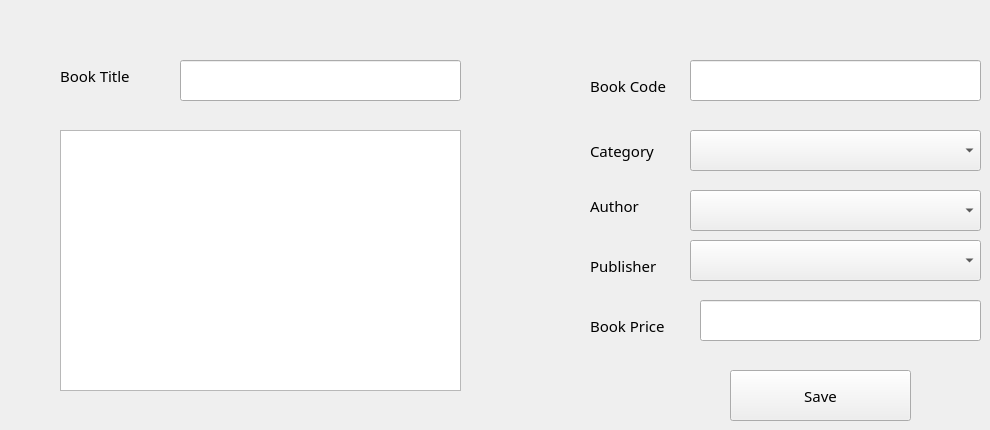
      <widget class="QWidget" name="tab_5">
       <attribute name="title">
        <string>Add New Book</string>
       </attribute>
       <widget class="QLineEdit" name="lineEdit_2">
        <property name="geometry">
         <rect>
          <x>180</x>
          <y>60</y>
          <width>281</width>
          <height>41</height>
         </rect>
        </property>
       </widget>
       <widget class="QLineEdit" name="lineEdit_3">
        <property name="geometry">
         <rect>
          <x>690</x>
          <y>60</y>
          <width>291</width>
          <height>41</height>
         </rect>
        </property>
       </widget>
       <widget class="QComboBox" name="comboBox_3">
        <property name="geometry">
         <rect>
          <x>690</x>
          <y>130</y>
          <width>291</width>
          <height>41</height>
         </rect>
        </property>
       </widget>
       <widget class="QComboBox" name="comboBox_4">
        <property name="geometry">
         <rect>
          <x>690</x>
          <y>190</y>
          <width>291</width>
          <height>41</height>
         </rect>
        </property>
       </widget>
       <widget class="QComboBox" name="comboBox_5">
        <property name="geometry">
         <rect>
          <x>690</x>
          <y>240</y>
          <width>291</width>
          <height>41</height>
         </rect>
        </property>
       </widget>
       <widget class="QLineEdit" name="lineEdit_4">
        <property name="geometry">
         <rect>
          <x>700</x>
          <y>300</y>
          <width>281</width>
          <height>41</height>
         </rect>
        </property>
       </widget>
       <widget class="QPushButton" name="pushButton_7">
        <property name="geometry">
         <rect>
          <x>730</x>
          <y>370</y>
          <width>181</width>
          <height>51</height>
         </rect>
        </property>
        <property name="font">
         <font>
          <family>Calisto MT</family>
          <pointsize>11</pointsize>
          <weight>9</weight>
          <italic>false</italic>
          <bold>false</bold>
         </font>
        </property>
        <property name="styleSheet">
         <string notr="true"/>
        </property>
        <property name="text">
         <string>Save</string>
        </property>
        <property name="shortcut">
         <string>Return</string>
        </property>
       </widget>
       <widget class="QLabel" name="label_3">
        <property name="geometry">
         <rect>
          <x>60</x>
          <y>60</y>
          <width>81</width>
          <height>31</height>
         </rect>
        </property>
        <property name="font">
         <font>
          <family>Calisto MT</family>
          <pointsize>11</pointsize>
          <weight>9</weight>
          <italic>false</italic>
          <bold>false</bold>
         </font>
        </property>
        <property name="text">
         <string>Book Title</string>
        </property>
       </widget>
       <widget class="QLabel" name="label_4">
        <property name="geometry">
         <rect>
          <x>590</x>
          <y>70</y>
          <width>81</width>
          <height>31</height>
         </rect>
        </property>
        <property name="font">
         <font>
          <family>Calisto MT</family>
          <pointsize>11</pointsize>
          <weight>9</weight>
          <italic>false</italic>
          <bold>false</bold>
         </font>
        </property>
        <property name="text">
         <string>Book Code</string>
        </property>
       </widget>
       <widget class="QLabel" name="label_5">
        <property name="geometry">
         <rect>
          <x>590</x>
          <y>310</y>
          <width>81</width>
          <height>31</height>
         </rect>
        </property>
        <property name="font">
         <font>
          <family>Calisto MT</family>
          <pointsize>11</pointsize>
          <weight>9</weight>
          <italic>false</italic>
          <bold>false</bold>
         </font>
        </property>
        <property name="text">
         <string>Book Price</string>
        </property>
       </widget>
       <widget class="QLabel" name="label_6">
        <property name="geometry">
         <rect>
          <x>590</x>
          <y>130</y>
          <width>101</width>
          <height>41</height>
         </rect>
        </property>
        <property name="font">
         <font>
          <family>Calisto MT</family>
          <pointsize>11</pointsize>
          <weight>9</weight>
          <italic>false</italic>
          <bold>false</bold>
         </font>
        </property>
        <property name="text">
         <string>Category</string>
        </property>
       </widget>
       <widget class="QLabel" name="label_7">
        <property name="geometry">
         <rect>
          <x>590</x>
          <y>190</y>
          <width>101</width>
          <height>31</height>
         </rect>
        </property>
        <property name="font">
         <font>
          <family>Calisto MT</family>
          <pointsize>11</pointsize>
          <weight>9</weight>
          <italic>false</italic>
          <bold>false</bold>
         </font>
        </property>
        <property name="text">
         <string>Author</string>
        </property>
       </widget>
       <widget class="QLabel" name="label_8">
        <property name="geometry">
         <rect>
          <x>590</x>
          <y>250</y>
          <width>101</width>
          <height>31</height>
         </rect>
        </property>
        <property name="font">
         <font>
          <family>Calisto MT</family>
          <pointsize>11</pointsize>
          <weight>9</weight>
          <italic>false</italic>
          <bold>false</bold>
         </font>
        </property>
        <property name="text">
         <string>Publisher</string>
        </property>
       </widget>
       <widget class="QTextEdit" name="textEdit">
        <property name="geometry">
         <rect>
          <x>60</x>
          <y>130</y>
          <width>401</width>
          <height>261</height>
         </rect>
        </property>
       </widget>
      </widget>
